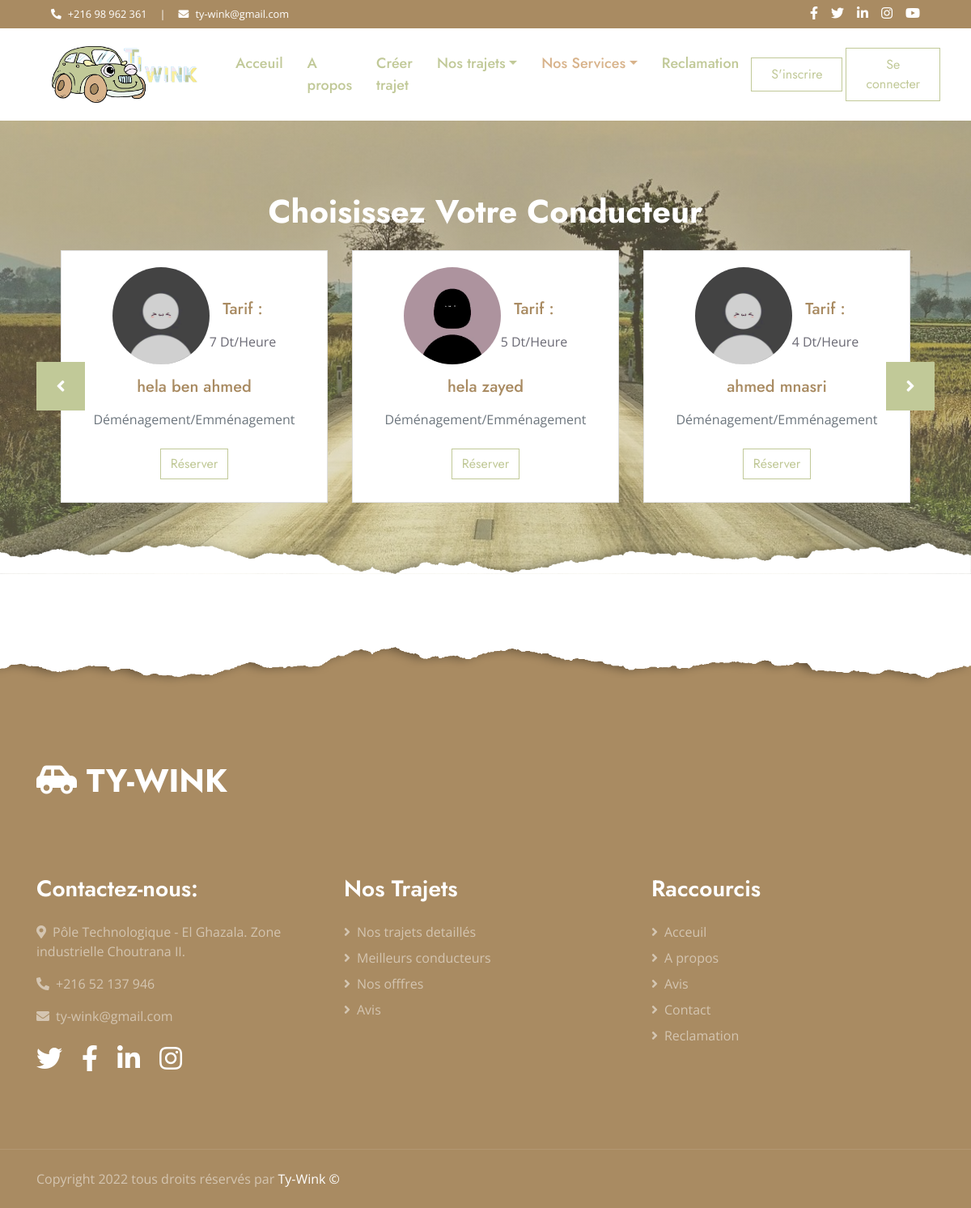
/view/service.php?nb=1, run on the app's committed database.
### tables this page shows
CREATE TABLE `user` (
  `cin` int(11) NOT NULL,
  `nom` varchar(30) NOT NULL,
  `prenom` varchar(30) NOT NULL,
  `phone` int(11) NOT NULL,
  `dob` date NOT NULL,
  `sexe` int(11) NOT NULL,
  `email` varchar(40) NOT NULL,
  `mdp` varchar(32) NOT NULL,
  `nbpassager` int(11) DEFAULT NULL,
  `nbvoiture` int(11) DEFAULT NULL,
  `nbconduire` int(11) DEFAULT NULL,
  `pdp` int(11) NOT NULL,
  `service1` int(11) DEFAULT NULL,
  `service2` int(11) DEFAULT NULL,
  `service3` int(11) DEFAULT NULL,
  `tarif` int(11) DEFAULT NULL
);

### controller/userc.php (called while the page is built, shortened)
<?php
class userc
{
    public function listservice1()
       {$pdo= config::getConnexion();
        try
            {  $query = $pdo->prepare( 'SELECT * FROM user where service1 IS NOT NULL');
                $query->execute();
                return $query->fetchAll();
            }
      catch(PDOException $e)
           { die('erreur:' . $e->getMessage());}
    }
}
?>

### view/service.php (the view, shortened to what this page needs)
<html>
<head>
    <link href="https://cdnjs.cloudflare.com/ajax/libs/font-awesome/5.10.0/css/all.min.css" rel="stylesheet">
    <link href="../lib/owlcarousel/assets/owl.carousel.min.css" rel="stylesheet">
    <link href="../css/style.css" rel="stylesheet">
    <link href="../css/style.form.css" rel="stylesheet">
</head>
<body>
    <div class="container-fluid bg-dark">
        <div class="row py-2 px-lg-5">
            <div class="col-lg-6 text-center text-lg-left mb-2 mb-lg-0">
                <div class="d-inline-flex align-items-center text-white">
                    <small><i class="fa fa-phone-alt mr-2"></i>+216 98 962 361</small>
                    <small class="px-3">|</small>
                    <small><i class="fa fa-envelope mr-2"></i>ty-wink@gmail.com</small>
                </div>
            </div>
            <div class="col-lg-6 text-center text-lg-right">
                <div class="d-inline-flex align-items-center">
                    <a class="text-white px-2" href="https://www.facebook.com/hayder.abdellaoui.9">
                        <i class="fab fa-facebook-f"></i>
                    </a>
                    <a class="text-white px-2" href="https://www.facebook.com/hayder.abdellaoui.9">
                        <i class="fab fa-twitter"></i>
                    </a>
                    <a class="text-white px-2" href="https://www.facebook.com/hayder.abdellaoui.9">
                        <i class="fab fa-linkedin-in"></i>
                    </a>
                    <a class="text-white px-2" href="https://www.facebook.com/hayder.abdellaoui.9">
                        <i class="fab fa-instagram"></i>
                    </a>
                    <a class="text-white pl-2" href="https://www.facebook.com/hayder.abdellaoui.9">
                        <i class="fab fa-youtube"></i>
                    </a>
                </div>
            </div>
        </div>
    </div>
<?php
include 'headerClient.php';
include '../controller/userc.php';
$userc= new userc();
$typeservice=$_GET['nb'];
if ($typeservice==1)  $list = $userc->listservice1();
else if ($typeservice==2)  $list = $userc->listservice2();
else
     if ($typeservice==3) $list = $userc->listservice3();
?>
<div class="jumbotron jumbotron-fluid position-relative overlay-bottom " style="margin-bottom: 80px;">
  <div class="container my-0 py-0 " >
        <div class="container text-center my-0 py-0">
        <h1 class="text-white mt-4 mb-4"> Choisissez Votre Conducteur <br></h1>
        </div>
            <div class="owl-carousel team-carousel position-relative justify-content-center" style="padding: 0 30px;">
                <?php
                if ($typeservice==1)  $service="Déménagement/Emménagement";
                else if ($typeservice==2)  $service="Course-Personnalisée";
                else
                     if ($typeservice==3) $service="Événementiel";
                  foreach($list as $user)
                  {?>
                  <div  class="team-item ">
                  <div class="card mb-4">
          <div class="card-body text-center">
          <div class="d-flex justify-content-center">
          <img src="../img/avatar<?=$user['pdp'];?>.png" alt=""
              class="rounded-circle img-fluid" style="width: 120px;">
                        <div class="ms-3 ">
                            <br>
                            <h5 class="my-3 ">Tarif :</h5>
                            <span><?= $user['tarif'];?> Dt/Heure</span>
                        </div>
                    </div>
            <h5 class="my-3"><?= $user['nom'];?>  <?= $user['prenom'];?></h5>
            <p class="text-muted mb-4"><?= $service?></p>
            <div class="d-flex justify-content-center mb-2">
            <a href="ajouterrescon.php?service=<?php echo $service ?>&tarif=<?php echo $user['tarif']; ?>&cin=<?php echo $user['cin']; ?>"><button type="button" class="btn btn-outline-primary" value="update">Réserver</button></a>
            </div>
          </div>
        </div>
                </div>
                    <?php }
                ?>
            </div>
        </div>
    </div>
<?php
include 'footerClient.php';
?>
</body>
</html>

### data on the page
user: tarif "7", nom "hela", prenom "ben ahmed"
user: shows a picture, tarif "5", nom "hela", prenom "zayed"
user: tarif "4", nom "ahmed", prenom "mnasri"
